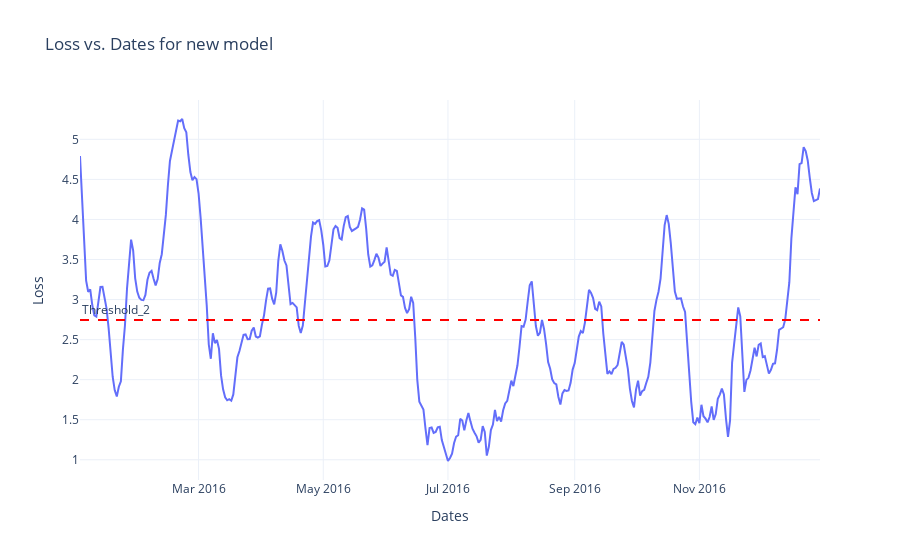

The notebook cell this image was saved under:
### Code cell
new_results_dated=pd.DataFrame({'Dates':df.index[seq_len-1:],'Loss':data_loss_mean})
display(new_results_dated)

##Normal plot
# results_dated.plot(x='Dates',y='Loss',figsize=(10,5))
# plt.axhline(y=threshold, color='red', linestyle='--', linewidth=2, label='Threshold')

####potly plots for interactivity

fig = px.line(new_results_dated, x='Dates', y='Loss', title='Loss vs. Dates for new model', labels={'Loss': 'Loss', 'Dates': 'Dates'}) 
# Add a threshold line threshold = 0.5 # Replace with the actual threshold value
fig.add_hline(y=threshold, line=dict(color='red', width=2, dash='dash'), annotation_text='Threshold_2', annotation_position='top left') # Customize the layout 
fig.update_layout( xaxis_title='Dates', yaxis_title='Loss', legend_title='Legend', template='plotly_white') # Show the plot

### Figure 1 — Plotly figure (JSON) as saved in the notebook; plotly's stock layout.template omitted (floating-point values rounded to 4 significant figures; data arrays with more than 128 entries replaced by an {"elided": "..."} marker saying what was removed)
{"data": [{"hovertemplate": "Dates=%{x}<br>Loss=%{y}<extra></extra>", "legendgroup": "", "line": {"color": "#636efa", "dash": "solid"}, "marker": {"symbol": "circle"}, "mode": "lines", "name": "", "orientation": "v", "showlegend": false, "type": "scatter", "x": {"elided": "363 str values"}, "xaxis": "x", "y": {"elided": "363 float values"}, "yaxis": "y"}], "layout": {"annotations": [{"showarrow": false, "text": "Threshold_2", "x": 0, "xanchor": "left", "xref": "x domain", "y": 2.744, "yanchor": "bottom", "yref": "y"}], "legend": {"title": {"text": "Legend"}, "tracegroupgap": 0}, "shapes": [{"line": {"color": "red", "dash": "dash", "width": 2}, "type": "line", "x0": 0, "x1": 1, "xref": "x domain", "y0": 2.744, "y1": 2.744, "yref": "y"}], "title": {"text": "Loss vs. Dates for new model"}, "xaxis": {"anchor": "y", "domain": [0, 1], "title": {"text": "Dates"}}, "yaxis": {"anchor": "x", "domain": [0, 1], "title": {"text": "Loss"}}}}
